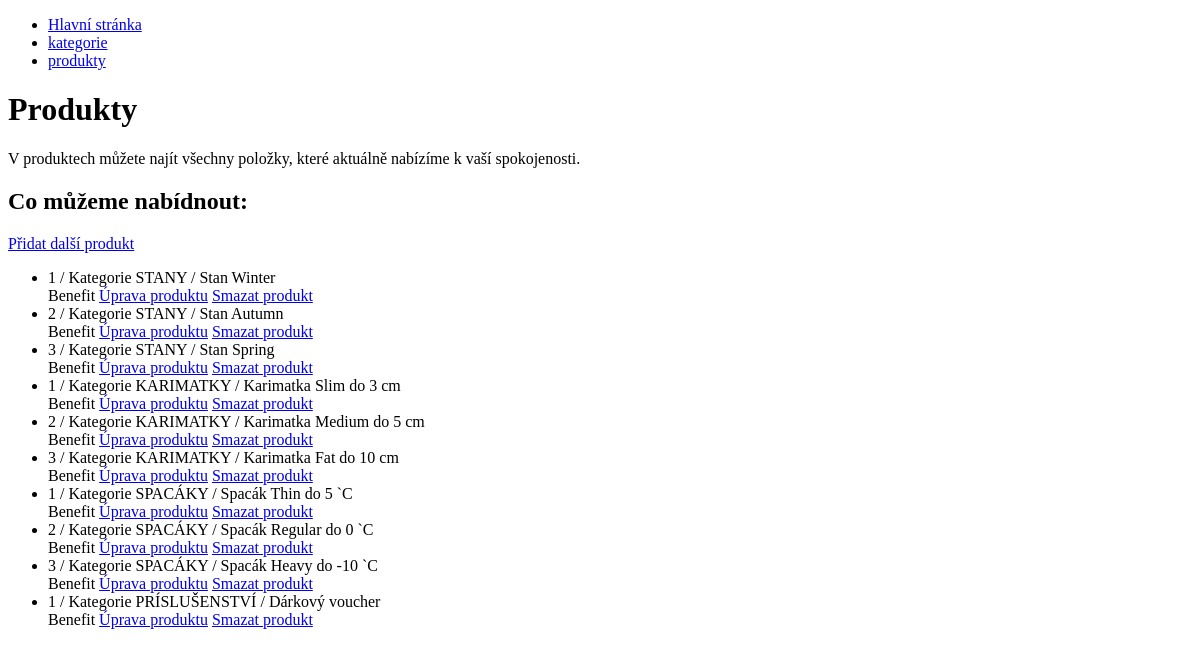
/produkty/, run on an earlier commit of the app's database.
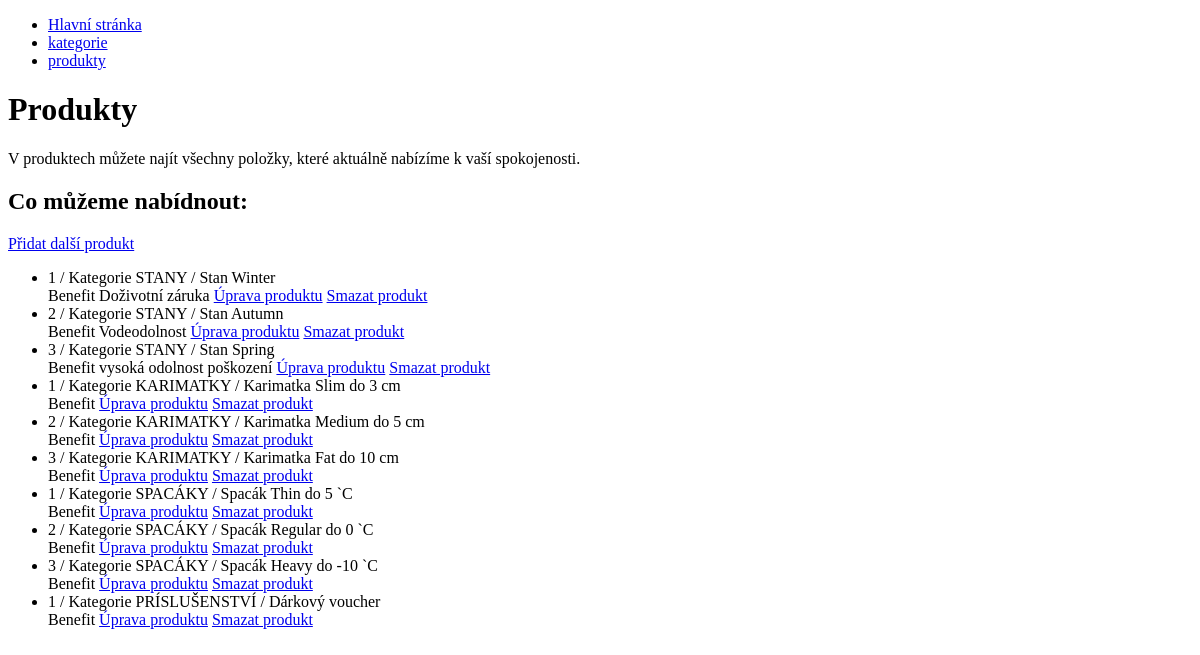
And on a later commit of the database.
### viewer/models.py (models this page shows, shortened)
class Product(models.Model):
    name = models.CharField(max_length=30)
    weight = models.IntegerField()
    price = models.IntegerField()
    brand = models.CharField(max_length=300)
    category_ID = models.IntegerField()
    products_of_categories = models.ForeignKey(Categorie, on_delete=models.DO_NOTHING, null=True)
    features = models.ManyToManyField(ProductFeature)

class Categorie(models.Model):
    name = models.CharField(max_length=30)
    def __str__(self):
        return f"Kategorie {self.name}"

class ProductFeature(models.Model):
    feature_name = models.CharField(max_length=30)

### viewer/views.py (the view)
# urls.py: path('produkty/', ProductsView.as_view(), name='produkty'),
class ProductsView(TemplateView):
    template_name = "produkty.html"
    extra_context = {
    "all_products": Product.objects.all()
    }

### viewer/templates/produkty.html
{% extends 'base.html' %}
{% block content %}
    <h1>Produkty</h1>
    <p>V produktech můžete najít všechny položky, které aktuálně nabízíme k vaší spokojenosti.</p>
    <h2>Co můžeme nabídnout:</h2>
     <a href="{% url 'create_product' %}">Přidat další produkt</a>
    <ul>
        {% for product in all_products %}
            <li>{{ product.category_ID }} / {{ product.products_of_categories }} / {{ product.name }}</li>
            Benefit {% for feature in product.features.all %}{{feature.feature_name}}{% endfor %}
            <a href="{% url 'update_product' product.pk %}">Úprava produktu</a>
            <a href="{% url 'delete_product' product.pk %}">Smazat produkt</a>
        {% endfor %}
    </ul>
{% endblock %}

What changed in the data, as far as the page shows it:
added ProductFeature: feature_name "Doživotní záruka", shown under Product "Stan Winter"
added ProductFeature: feature_name "Vodeodolnost", shown under Product "Stan Autumn"
added ProductFeature: feature_name "vysoká odolnost poškození", shown under Product "Stan Spring"
